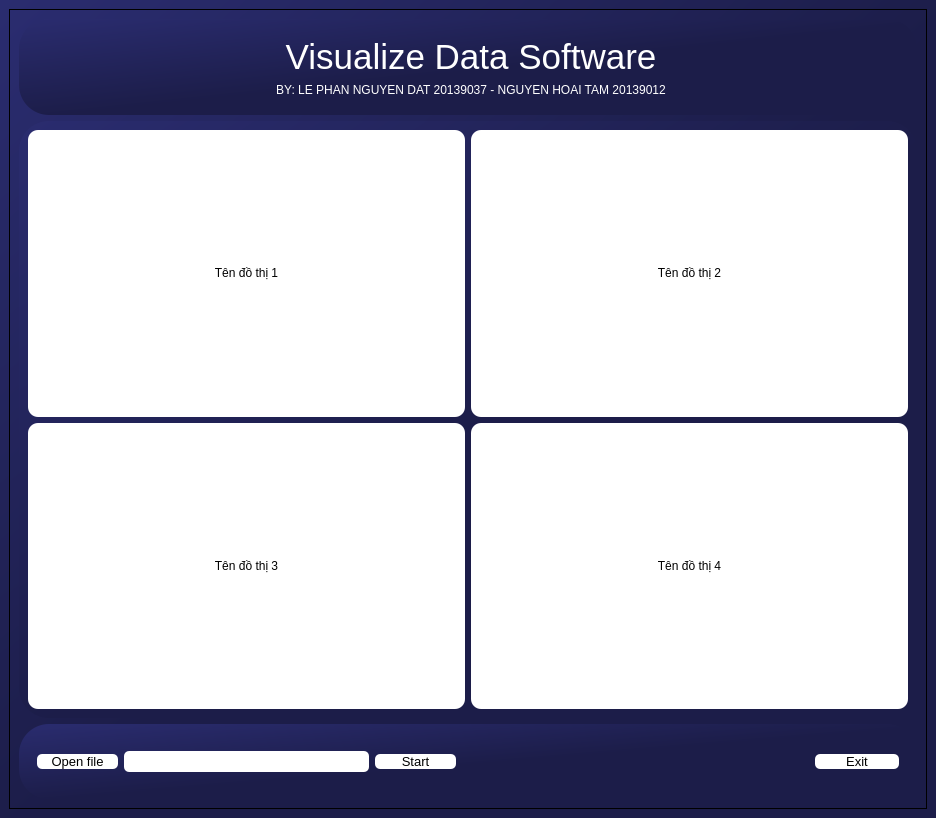
<?xml version="1.0" encoding="UTF-8"?>
<ui version="4.0">
 <class>MainWindow</class>
 <widget class="QMainWindow" name="MainWindow">
  <property name="geometry">
   <rect>
    <x>0</x>
    <y>0</y>
    <width>936</width>
    <height>818</height>
   </rect>
  </property>
  <property name="windowTitle">
   <string>MainWindow</string>
  </property>
  <widget class="QWidget" name="centralwidget">
   <property name="styleSheet">
    <string notr="true">background-color: qlineargradient(spread:pad, x1:0, y1:0, x2:1, y2:1, stop:0 rgba(42, 44, 111, 255), stop:0.521368 rgba(28, 29, 73, 255));</string>
   </property>
   <layout class="QVBoxLayout" name="verticalLayout">
    <item>
     <widget class="QFrame" name="frame">
      <property name="frameShape">
       <enum>QFrame::StyledPanel</enum>
      </property>
      <property name="frameShadow">
       <enum>QFrame::Raised</enum>
      </property>
      <layout class="QVBoxLayout" name="verticalLayout_6" stretch="0,8,1">
       <item>
        <widget class="QFrame" name="tieude">
         <property name="styleSheet">
          <string notr="true">border-radius:30px;
</string>
         </property>
         <property name="frameShape">
          <enum>QFrame::StyledPanel</enum>
         </property>
         <property name="frameShadow">
          <enum>QFrame::Raised</enum>
         </property>
         <layout class="QHBoxLayout" name="horizontalLayout_2" stretch="2,20,2">
          <item>
           <widget class="QFrame" name="logo">
            <property name="styleSheet">
             <string notr="true">background: none;</string>
            </property>
            <property name="frameShape">
             <enum>QFrame::StyledPanel</enum>
            </property>
            <property name="frameShadow">
             <enum>QFrame::Raised</enum>
            </property>
            <layout class="QVBoxLayout" name="verticalLayout_3">
             <item>
              <widget class="QLabel" name="logo_img">
               <property name="styleSheet">
                <string notr="true">background-color: none;

image: url(:/images/images/logos/ute_logo.png);</string>
               </property>
               <property name="text">
                <string/>
               </property>
              </widget>
             </item>
            </layout>
           </widget>
          </item>
          <item>
           <widget class="QFrame" name="text">
            <property name="styleSheet">
             <string notr="true">background: none;</string>
            </property>
            <property name="frameShape">
             <enum>QFrame::StyledPanel</enum>
            </property>
            <property name="frameShadow">
             <enum>QFrame::Raised</enum>
            </property>
            <layout class="QVBoxLayout" name="verticalLayout_2">
             <item>
              <widget class="QLabel" name="tendetai">
               <property name="toolTip">
                <string>&lt;html&gt;&lt;head/&gt;&lt;body&gt;&lt;p&gt;&lt;span style=&quot; color:#ffffff;&quot;&gt;&lt;br/&gt;&lt;/span&gt;&lt;/p&gt;&lt;/body&gt;&lt;/html&gt;</string>
               </property>
               <property name="whatsThis">
                <string>&lt;html&gt;&lt;head/&gt;&lt;body&gt;&lt;p&gt;&lt;br/&gt;&lt;/p&gt;&lt;/body&gt;&lt;/html&gt;</string>
               </property>
               <property name="styleSheet">
                <string notr="true">color: rgb(255, 255, 255);
font: 75 italic 19pt &quot;League Spartan&quot;;
background-color: none;
</string>
               </property>
               <property name="text">
                <string>&lt;html&gt;&lt;head/&gt;&lt;body&gt;&lt;p align=&quot;center&quot;&gt;&lt;span style=&quot; font-size:26pt; font-style:normal;&quot;&gt;Visualize Data Software&lt;/span&gt;&lt;/p&gt;&lt;/body&gt;&lt;/html&gt;</string>
               </property>
              </widget>
             </item>
             <item>
              <widget class="QLabel" name="tacgia">
               <property name="styleSheet">
                <string notr="true">background-color: none;
</string>
               </property>
               <property name="text">
                <string>&lt;html&gt;&lt;head/&gt;&lt;body&gt;&lt;p align=&quot;center&quot;&gt;&lt;span style=&quot; color:#ffffff;&quot;&gt;BY: LE PHAN NGUYEN DAT 20139037 - NGUYEN HOAI TAM 20139012&lt;/span&gt;&lt;/p&gt;&lt;/body&gt;&lt;/html&gt;</string>
               </property>
              </widget>
             </item>
            </layout>
           </widget>
          </item>
          <item>
           <spacer name="horizontalSpacer_6">
            <property name="orientation">
             <enum>Qt::Horizontal</enum>
            </property>
            <property name="sizeHint" stdset="0">
             <size>
              <width>40</width>
              <height>20</height>
             </size>
            </property>
           </spacer>
          </item>
         </layout>
        </widget>
       </item>
       <item>
        <widget class="QFrame" name="main">
         <property name="styleSheet">
          <string notr="true">border-radius:30px;
</string>
         </property>
         <property name="frameShape">
          <enum>QFrame::StyledPanel</enum>
         </property>
         <property name="frameShadow">
          <enum>QFrame::Raised</enum>
         </property>
         <layout class="QGridLayout" name="gridLayout">
          <item row="0" column="0">
           <widget class="QFrame" name="frame_1">
            <property name="styleSheet">
             <string notr="true">border-radius:10px;
background-color: rgb(255, 255, 255);</string>
            </property>
            <property name="frameShape">
             <enum>QFrame::StyledPanel</enum>
            </property>
            <property name="frameShadow">
             <enum>QFrame::Raised</enum>
            </property>
            <layout class="QVBoxLayout" name="verticalLayout_4" stretch="5,0">
             <item>
              <layout class="QVBoxLayout" name="grafica_uno"/>
             </item>
             <item>
              <widget class="QLabel" name="name_chart_1">
               <property name="styleSheet">
                <string notr="true">background: none;</string>
               </property>
               <property name="text">
                <string>&lt;html&gt;&lt;head/&gt;&lt;body&gt;&lt;p align=&quot;center&quot;&gt;&lt;span style=&quot; color:#000000;&quot;&gt;Tên đồ thị 1&lt;/span&gt;&lt;/p&gt;&lt;/body&gt;&lt;/html&gt;</string>
               </property>
              </widget>
             </item>
            </layout>
           </widget>
          </item>
          <item row="0" column="1">
           <widget class="QFrame" name="frame_2">
            <property name="styleSheet">
             <string notr="true">border-radius:10px;
background-color: rgb(255, 255, 255);</string>
            </property>
            <property name="frameShape">
             <enum>QFrame::StyledPanel</enum>
            </property>
            <property name="frameShadow">
             <enum>QFrame::Raised</enum>
            </property>
            <layout class="QVBoxLayout" name="verticalLayout_5" stretch="5,0">
             <item>
              <layout class="QVBoxLayout" name="grafica_dos"/>
             </item>
             <item>
              <widget class="QLabel" name="name_chart_2">
               <property name="styleSheet">
                <string notr="true">background: none;</string>
               </property>
               <property name="text">
                <string>&lt;html&gt;&lt;head/&gt;&lt;body&gt;&lt;p align=&quot;center&quot;&gt;&lt;span style=&quot; color:#000000;&quot;&gt;Tên đồ thị 2&lt;/span&gt;&lt;/p&gt;&lt;/body&gt;&lt;/html&gt;</string>
               </property>
              </widget>
             </item>
            </layout>
           </widget>
          </item>
          <item row="1" column="0">
           <widget class="QFrame" name="frame_3">
            <property name="styleSheet">
             <string notr="true">border-radius:10px;
background-color: rgb(255, 255, 255);</string>
            </property>
            <property name="frameShape">
             <enum>QFrame::StyledPanel</enum>
            </property>
            <property name="frameShadow">
             <enum>QFrame::Raised</enum>
            </property>
            <layout class="QVBoxLayout" name="verticalLayout_7" stretch="5,0">
             <item>
              <layout class="QVBoxLayout" name="grafica_tres"/>
             </item>
             <item>
              <widget class="QLabel" name="name_chart_3">
               <property name="styleSheet">
                <string notr="true">background: none;</string>
               </property>
               <property name="text">
                <string>&lt;html&gt;&lt;head/&gt;&lt;body&gt;&lt;p align=&quot;center&quot;&gt;&lt;span style=&quot; color:#000000;&quot;&gt;Tên đồ thị 3&lt;/span&gt;&lt;/p&gt;&lt;/body&gt;&lt;/html&gt;</string>
               </property>
              </widget>
             </item>
            </layout>
           </widget>
          </item>
          <item row="1" column="1">
           <widget class="QFrame" name="frame_4">
            <property name="styleSheet">
             <string notr="true">border-radius:10px;
background-color: rgb(255, 255, 255);</string>
            </property>
            <property name="frameShape">
             <enum>QFrame::StyledPanel</enum>
            </property>
            <property name="frameShadow">
             <enum>QFrame::Raised</enum>
            </property>
            <layout class="QVBoxLayout" name="verticalLayout_8" stretch="5,0">
             <item>
              <layout class="QVBoxLayout" name="grafica_cuatro"/>
             </item>
             <item>
              <widget class="QLabel" name="name_chart_4">
               <property name="styleSheet">
                <string notr="true">background: none;</string>
               </property>
               <property name="text">
                <string>&lt;html&gt;&lt;head/&gt;&lt;body&gt;&lt;p align=&quot;center&quot;&gt;&lt;span style=&quot; color:#000000;&quot;&gt;Tên đồ thị 4&lt;/span&gt;&lt;/p&gt;&lt;/body&gt;&lt;/html&gt;</string>
               </property>
              </widget>
             </item>
            </layout>
           </widget>
          </item>
         </layout>
        </widget>
       </item>
       <item>
        <widget class="QFrame" name="button">
         <property name="styleSheet">
          <string notr="true">border-radius:30px;
</string>
         </property>
         <property name="frameShape">
          <enum>QFrame::StyledPanel</enum>
         </property>
         <property name="frameShadow">
          <enum>QFrame::Raised</enum>
         </property>
         <layout class="QHBoxLayout" name="horizontalLayout" stretch="0,0">
          <item>
           <widget class="QFrame" name="frame_6">
            <property name="styleSheet">
             <string notr="true">background: none;
</string>
            </property>
            <property name="frameShape">
             <enum>QFrame::StyledPanel</enum>
            </property>
            <property name="frameShadow">
             <enum>QFrame::Raised</enum>
            </property>
            <layout class="QHBoxLayout" name="horizontalLayout_3" stretch="1,3,1">
             <item>
              <widget class="QPushButton" name="load_button">
               <property name="font">
                <font>
                 <pointsize>10</pointsize>
                </font>
               </property>
               <property name="cursor">
                <cursorShape>PointingHandCursor</cursorShape>
               </property>
               <property name="styleSheet">
                <string notr="true">QPushButton {
	background-color: rgb(255, 255, 255);
	border-radius:5px;
}
QPushButton:hover {
	background-color: rgb(154, 153, 150);
}
QPushButton:pressed{
	background-color: rgb(0, 0, 0);
	color:rgb(255, 255, 255);
}
	</string>
               </property>
               <property name="text">
                <string>Open file</string>
               </property>
              </widget>
             </item>
             <item>
              <widget class="QLineEdit" name="lineEdit">
               <property name="font">
                <font>
                 <pointsize>12</pointsize>
                </font>
               </property>
               <property name="styleSheet">
                <string notr="true">background-color: rgb(255, 255, 255);
border-radius:5px;</string>
               </property>
              </widget>
             </item>
             <item>
              <widget class="QPushButton" name="start_button">
               <property name="font">
                <font>
                 <pointsize>10</pointsize>
                </font>
               </property>
               <property name="cursor">
                <cursorShape>PointingHandCursor</cursorShape>
               </property>
               <property name="styleSheet">
                <string notr="true">QPushButton {
	background-color: rgb(255, 255, 255);
	border-radius:5px;
}
QPushButton:hover {
	background-color: rgb(154, 153, 150);
}
QPushButton:pressed{
	background-color: rgb(0, 0, 0);
	color:rgb(255, 255, 255);
}
	</string>
               </property>
               <property name="text">
                <string>Start</string>
               </property>
              </widget>
             </item>
            </layout>
           </widget>
          </item>
          <item>
           <widget class="QFrame" name="frame_5">
            <property name="styleSheet">
             <string notr="true">background: none;</string>
            </property>
            <property name="frameShape">
             <enum>QFrame::StyledPanel</enum>
            </property>
            <property name="frameShadow">
             <enum>QFrame::Raised</enum>
            </property>
            <layout class="QHBoxLayout" name="horizontalLayout_4" stretch="4,1">
             <item>
              <spacer name="horizontalSpacer">
               <property name="orientation">
                <enum>Qt::Horizontal</enum>
               </property>
               <property name="sizeHint" stdset="0">
                <size>
                 <width>328</width>
                 <height>20</height>
                </size>
               </property>
              </spacer>
             </item>
             <item>
              <widget class="QPushButton" name="exit_button">
               <property name="font">
                <font>
                 <pointsize>10</pointsize>
                </font>
               </property>
               <property name="cursor">
                <cursorShape>PointingHandCursor</cursorShape>
               </property>
               <property name="styleSheet">
                <string notr="true">QPushButton {
	background-color: rgb(255, 255, 255);
	border-radius:5px;
}
QPushButton:hover {
	background-color: rgb(154, 153, 150);
}
QPushButton:pressed{
	background-color: rgb(237, 51, 59);
	color: rgb(255, 255, 255);
}
	</string>
               </property>
               <property name="text">
                <string>Exit</string>
               </property>
              </widget>
             </item>
            </layout>
           </widget>
          </item>
         </layout>
        </widget>
       </item>
      </layout>
     </widget>
    </item>
   </layout>
  </widget>
  <widget class="QMenuBar" name="menubar">
   <property name="geometry">
    <rect>
     <x>0</x>
     <y>0</y>
     <width>936</width>
     <height>26</height>
    </rect>
   </property>
  </widget>
 </widget>
 <resources>
  <include location="images.qrc"/>
 </resources>
 <connections/>
</ui>
